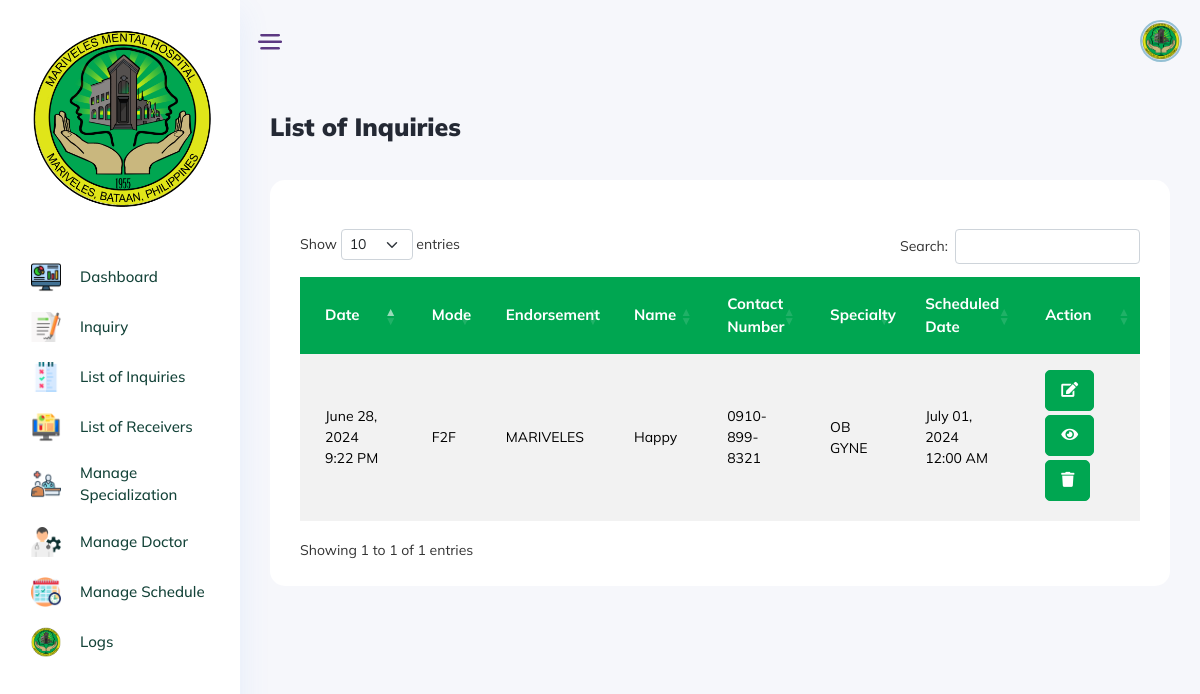
/etc/old/list_inquiries.php (signed in), run on the app's committed database.
### tables this page shows
CREATE TABLE `tblinquiry` (
  `id` int(11) NOT NULL,
  `consultdate` varchar(50) NOT NULL,
  `consultmonth` varchar(50) NOT NULL,
  `consultyear` varchar(50) NOT NULL,
  `receiver` varchar(50) NOT NULL,
  `mode` varchar(50) NOT NULL,
  `endorsement` varchar(50) NOT NULL,
  `name` varchar(50) NOT NULL,
  `type` varchar(50) NOT NULL,
  `birthdate` date NOT NULL,
  `age` int(11) NOT NULL,
  `gender` varchar(50) NOT NULL DEFAULT '',
  `contact_no` varchar(50) NOT NULL,
  `specialty` varchar(50) NOT NULL,
  `remarks` varchar(50) NOT NULL,
  `start_datetime` varchar(50) NOT NULL,
  `doctor` varchar(50) NOT NULL,
  `status` varchar(50) NOT NULL,
  `rescheduled` varchar(50) NOT NULL,
  `diagnose` varchar(50) NOT NULL,
  `end_datetime` varchar(50) NOT NULL,
  `end_month` varchar(50) NOT NULL,
  `end_year` varchar(50) NOT NULL,
  `rescheduled_id` int(11) NOT NULL
);

CREATE TABLE `specialties` (
  `id` int(11) NOT NULL,
  `specialty` varchar(50) NOT NULL
);

### etc/old/list_inquiries.php (the view, shortened to what this page needs)
<?php
include "include/config.php";
include "include/header.php";
include "include/sidebar.php";
?>
<body class="crm_body_bg">
    <section class="main_content dashboard_part large_header_bg">
        <?php include 'include/header-2.php'; ?>
        <div class="main_content_iner overly_inner ">
            <div class="container-fluid p-0 ">
                <div class="row">
                    <div class="col-12">
                        <div class="page_title_box d-flex flex-wrap align-items-center justify-content-between">
                            <div class="page_title_left d-flex align-items-center">
                                <h3 class="f_s_25 f_w_700 dark_text mr_30">List of Inquiries</h3>
                            </div>
                        </div>
                    </div>
                </div>
                <div class="row ">
                    <div class="col-xl-12">
                        <div class="white_card card_height_100 mb_30">
                            <div class="white_card_header">
                            </div>
                            <div class="white_card_body ">
                                <?php
                                $sql = "SELECT * FROM tblinquiry";
                                $result = mysqli_query($db, $sql);
                                $inquiry = mysqli_fetch_all($result, MYSQLI_ASSOC);
                                ?>
                                <table id="inquiryTable" class="table table-striped" style="width:100%">
                                    <thead>
                                        <tr>
                                            <th style="background: #00A651 !important; color: white !important; font-weight: 700; font-size: 15px!important; vertical-align: middle!important;">Date</th>
                                            <th style="background: #00A651 !important; color: white !important; font-weight: 700; font-size: 15px!important; vertical-align: middle!important;">Mode</th>
                                            <th style="background: #00A651 !important; color: white !important; font-weight: 700; font-size: 15px!important; vertical-align: middle!important;">Endorsement</th>
                                            <th style="background: #00A651 !important; color: white !important; font-weight: 700; font-size: 15px!important; vertical-align: middle!important;">Name</th>
                                            <th style="background: #00A651 !important; color: white !important; font-weight: 700; font-size: 15px!important; vertical-align: middle!important;">Contact Number</th>
                                            <th style="background: #00A651 !important; color: white !important; font-weight: 700; font-size: 15px!important; vertical-align: middle!important;">Specialty</th>
                                            <th style="background: #00A651 !important; color: white !important; font-weight: 700; font-size: 15px!important; vertical-align: middle!important;">Scheduled Date</th>
                                            <th style="background: #00A651 !important; color: white !important; font-weight: 700; font-size: 15px!important; vertical-align: middle!important; ">Action</th>
                                        </tr>
                                    </thead>
                                    <tbody>
                                        <?php foreach ($inquiry as $row) : ?>
                                            <tr id="row_<?= $row['id']; ?>">
                                                <td style="color: black; font-weight: 400;"><?= $row['consultdate'] ?></td>
                                                <td style="color: black; font-weight: 400"><?= $row['mode'] ?></td>
                                                <td style="color: black; font-weight: 400"><?= $row['endorsement'] ?></td>
                                                <td style="color: black; font-weight: 400"><?= $row['name'] ?></td>
                                                <td style="color: black; font-weight: 400"><?= $row['contact_no'] ?></td>
                                                <?php
                                                $sql = "SELECT * FROM `specialties` WHERE id = '{$row['specialty']}'";
                                                $result1 = $db->query($sql);
                                                if ($result1 && $result1->num_rows > 0) {
                                                    $specialty_row = $result1->fetch_assoc();
                                                    $specialty_name = $specialty_row['specialty'];
                                                    echo "<td style='color: black; font-weight: 400'>$specialty_name</td>";
                                                }
                                                ?>
                                                <td style="color: black; font-weight: 400">
                                                    <?php
                                                    if (!empty($row['start_datetime'])) {
                                                        echo date('F d, Y h:i A', strtotime($row['start_datetime']));
                                                    } else {
                                                        echo "";
                                                    }
                                                    ?>
                                                </td>
                                                <td>
                                                    <button class='btn_1 mb-1' style="padding: 9px 15px!important;" data-id="<?= $row['id']; ?>" onclick="redirectToUpdate(<?= $row['id']; ?>)"><i class="fas fa-edit"></i></button>
                                                    <button class='btn_1 mb-1' style="padding: 9px 15px!important;" data-id="<?= $row['id']; ?>" onclick="redirectToSchedule(<?= $row['id']; ?>)"><i class="fas fa-eye"></i></button>
                                                    <button class='btn_1 mb-1' style="padding: 9px 15px!important;" onclick="deleteRow(<?= $row['id']; ?>)"><i class="fas fa-trash"></i></button>
                                                </td>
                                            </tr>
                                        <?php endforeach; ?>
                                    </tbody>
                                </table>
                            </div>
                        </div>
                    </div>
    </section>
    <?php include 'include/footer.php'; ?>

### include/sidebar.php (style rules this page uses)
body { font-family: Mulish, sans-serif !important; }

### etc/old/list_inquiries.php (style rules this page uses)
.btn_1 i { padding-right: 0px !important; }
table.dataTable>thead>tr>th:not(.sorting_disabled) { padding-right: 0px !important; }
.btn_1 { padding: 9px 15px !important; }
section.main_content.dashboard_part.large_header_bg { background-color: #F6F7FB !important; }

### data on the page
tblinquiry: consultdate "June 28, 2024 9:22 PM", mode "F2F", endorsement "MARIVELES", name "Happy", contact_no "0910-899-8321", specialties.specialty "OB GYNE", start_datetime "July 01, 2024 12:00 AM"
